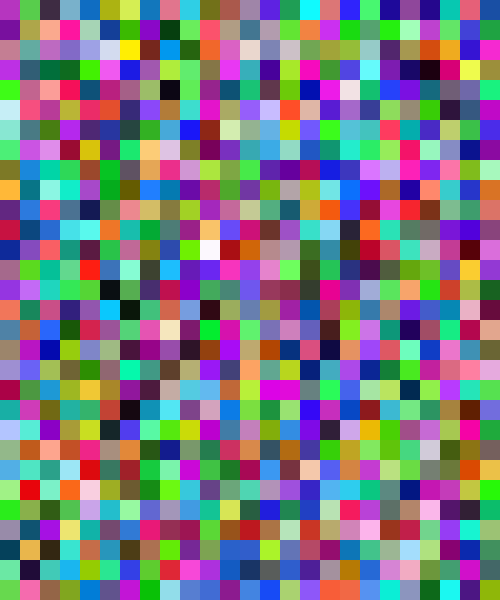
Frame 1 (no input)
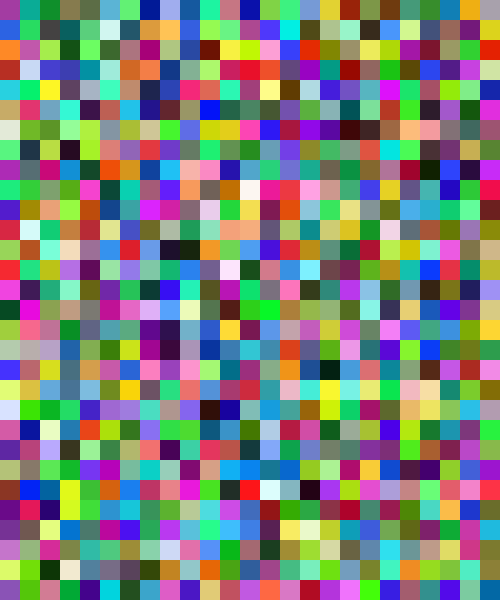
Frame 60 (no input)
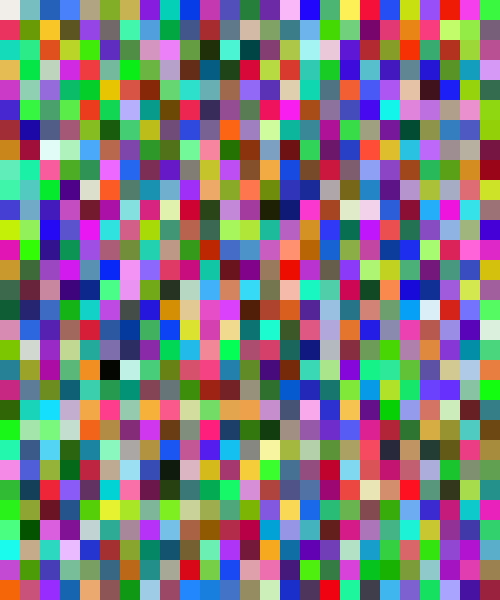
Frame 120 (the mouse pressed at the canvas centre since frame 60)

The p5.js sketch that drew these frames (run headless with seeded random() and noise() and a simulated clock; from frame 60 on, the mouse is pressed at the canvas centre):

// p5.js sketch
// ── sketch.js
function setup() {

  createCanvas(500, 600);
  background(100); // 175 is a lighter grey
  //0 - 255
  //w
  //w,alpha
  //r,g,b
  //r,g,b,a


  
}

function draw() {


var rectSize = 20;


  for (var y = 0; y < height; y = y + rectSize) {
  for (var x = 0; x < width; x = x + rectSize) {

    noStroke();
    fill(random(255), random(255), random(255));

    //ellipse(x,height/2,40,40);
    rect(x, y, rectSize, rectSize);
  }
  }


}
